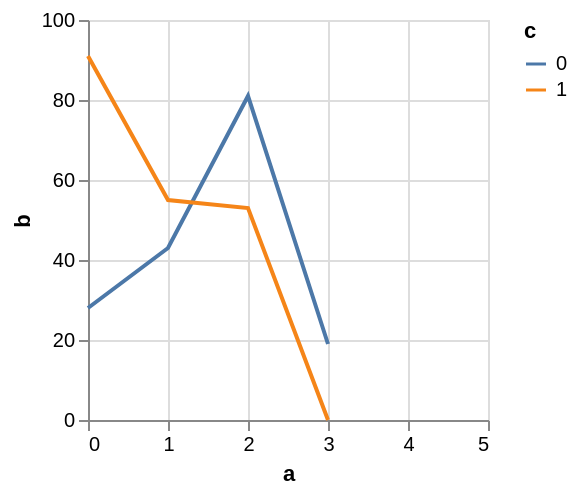

Write a Vega-Lite specification for this figure.
### Vega specification from a JSON file in a GitHub repository (floating-point values rounded to 4 significant figures)
{"$schema": "https://vega.github.io/schema/vega/v5.json", "background": "white", "padding": 5, "width": 200, "height": 200, "style": "cell", "data": [{"name": "source_0", "values": [{"a": 0, "b": 28, "c": 0}, {"a": 0, "b": 91, "c": 1}, {"a": 1, "b": 43, "c": 0}, {"a": 1, "b": 55, "c": 1}, {"a": 2, "b": 81, "c": 0}, {"a": 2, "b": 53, "c": 1}, {"a": 3, "b": 19, "c": 0}]}, {"name": "data_0", "source": "source_0", "transform": [{"type": "formula", "expr": "toNumber(datum[\"a\"])", "as": "a"}, {"type": "impute", "field": "b", "key": "a", "method": "value", "groupby": ["c"], "value": 0}]}], "marks": [{"name": "pathgroup", "type": "group", "from": {"facet": {"name": "faceted_path_main", "data": "data_0", "groupby": ["c"]}}, "encode": {"update": {"width": {"field": {"group": "width"}}, "height": {"field": {"group": "height"}}}}, "marks": [{"name": "marks", "type": "line", "style": ["line"], "sort": {"field": "datum[\"a\"]"}, "from": {"data": "faceted_path_main"}, "encode": {"update": {"stroke": {"scale": "color", "field": "c"}, "description": {"signal": "\"a: \" + (format(datum[\"a\"], \"\")) + \"; b: \" + (format(datum[\"b\"], \"\")) + \"; c: \" + (isValid(datum[\"c\"]) ? datum[\"c\"] : \"\"+datum[\"c\"])"}, "x": {"scale": "x", "field": "a"}, "y": {"scale": "y", "field": "b"}, "defined": {"signal": "isValid(datum[\"a\"]) && isFinite(+datum[\"a\"]) && isValid(datum[\"b\"]) && isFinite(+datum[\"b\"])"}}}}]}], "scales": [{"name": "x", "type": "linear", "domain": {"data": "data_0", "field": "a"}, "range": [0, {"signal": "width"}], "nice": 1, "zero": false}, {"name": "y", "type": "linear", "domain": {"data": "data_0", "field": "b"}, "range": [{"signal": "height"}, 0], "nice": true, "zero": true}, {"name": "color", "type": "ordinal", "domain": {"data": "data_0", "field": "c", "sort": true}, "range": "category"}], "axes": [{"scale": "x", "orient": "bottom", "gridScale": "y", "grid": true, "tickCount": {"signal": "ceil(width/40)"}, "domain": false, "labels": false, "aria": false, "maxExtent": 0, "minExtent": 0, "ticks": false, "zindex": 0}, {"scale": "y", "orient": "left", "gridScale": "x", "grid": true, "tickCount": {"signal": "ceil(height/40)"}, "domain": false, "labels": false, "aria": false, "maxExtent": 0, "minExtent": 0, "ticks": false, "zindex": 0}, {"scale": "x", "orient": "bottom", "grid": false, "title": "a", "labelFlush": true, "labelOverlap": true, "tickCount": {"signal": "ceil(width/40)"}, "zindex": 0}, {"scale": "y", "orient": "left", "grid": false, "title": "b", "labelOverlap": true, "tickCount": {"signal": "ceil(height/40)"}, "zindex": 0}], "legends": [{"stroke": "color", "symbolType": "stroke", "title": "c"}], "config": {"projection": {"type": "equalEarth"}}}
